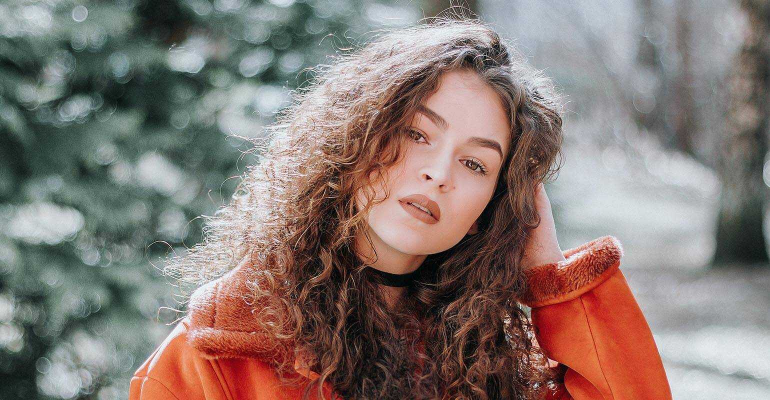
#> input picture image.jpg, 1540 x 800 px (shown at 1/2 size)
$ jupyter execute --allow-errors computer_vision.ipynb   (shell and % lines are left out)   (older library calls are emulated)
#> lines starting #> are read from the running program, lines starting #| are printed output that depends on the picture
[cell 1]
# Basic OpenCV setup
import cv2
import numpy as np
import matplotlib.pyplot as plt

# Read an image
img = cv2.imread('image.jpg')
#> img is the input picture: shape (800, 1540, 3); mean B, G, R 115, 120.6, 134.6
#> (the rest of this cell did not finish here and is left out)

# Image Preprocessing

**What is OpenCV?**
OpenCV (Open Source Computer Vision Library) is an open-source computer vision and machine learning software library. OpenCV was built to provide a common infrastructure for computer vision applications and to accelerate the use of machine perception in commercial products.  By using it, one can process images and videos to identify objects, faces, or even the handwriting of a human. When it is integrated with various libraries, such as NumPy, Python is capable of processing the OpenCV array structure for analysis

## Image Translation

#> (a cell that did not finish here is left out)

## Image Reflection
Image reflection is used to flip the image vertically or horizontally. For reflection along the x-axis, we set the value of Sy to -1, Sx to 1, and vice-versa for the y-axis reflection.

#> (a cell that did not finish here is left out)

#> (a cell that did not finish here is left out)

#> (a cell that did not finish here is left out)

## Image Rotation

Image rotation is a common image processing routine with applications in matching, alignment, and other image-based algorithms, in image rotation the image is rotated by a definite angle. It is used extensively in data augmentation, especially when it comes to image classification.

#> (a cell that did not finish here is left out)

## Image Scaling
Image scaling is a process used to resize a digital image. We perform two things in the image scaling either we enlarge the image or we shrink the image, OpenCV has a built-in function cv2.resize() for image scaling.

#> (a cell that did not finish here is left out)

## Image Cropping
Cropping is the removal of unwanted outer areas from an image.

[cell 8]
cropped_img = img[100:300, 100:300]
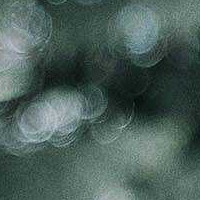
#> cropped_img: shape (200, 200, 3); mean B, G, R 89.8, 95.3, 75.2
#> (the rest of this cell did not finish here and is left out)
